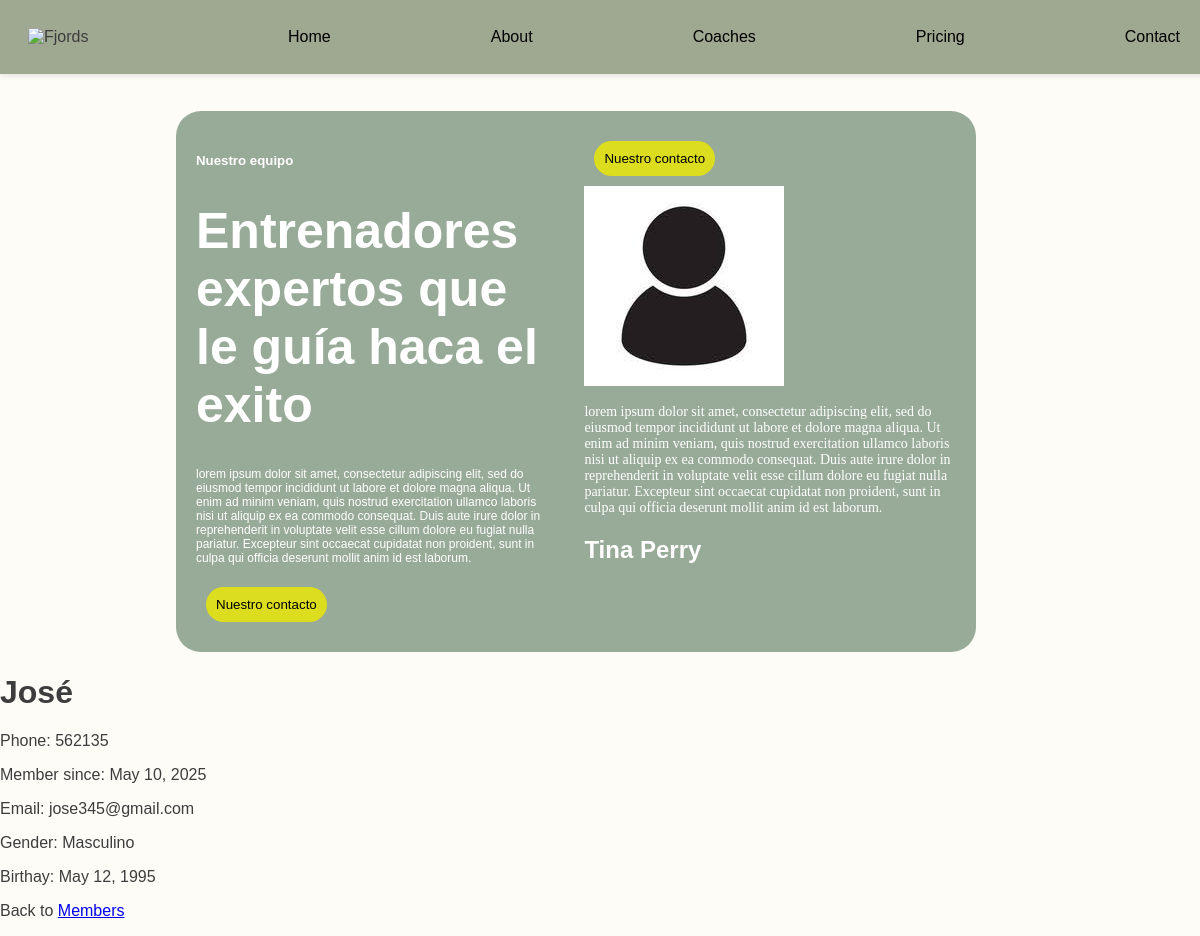
Page /members/details/4 on the committed database.
### members/models.py (models this page shows)
class Member(models.Model):
    firstname = models.CharField(max_length=255)
    lastname = models.CharField(max_length=255)
    phone = models.IntegerField(null=True)
    joined_date = models.DateField(null=True)
    gender = models.CharField(max_length=255, null=True)
    birthay = models.DateField(null=True)
    email = models.EmailField(null=True)

### members/views.py (the view)
# urls.py: path('members/details/<int:id>', views.details, name='details'),
def details(request, id):
    mymember = Member.objects.get(id=id)
    template = loader.get_template('details.html')
    context = {
        'mymember': mymember,
    }
    return HttpResponse(template.render(context, request))

### members/templates/details.html (shortened to what this page needs)
{% extends "master.html"%}
{% block content %}
    <h1>{{ mymember.firstname }} {{ mymember.lastaname }}</h1>
    <p>Phone: {{ mymember.phone}}</p>
    <p>Member since: {{ mymember.joined_date }} </p>
    <p>Email: {{ mymember.email }}</p>
    <p>Gender: {{ mymember.gender }} </p>
    <p>Birthay: {{ mymember.birthay}} </p>
    <p>Back to <a href="/members">Members</</a></p>
{% endblock %}

### members/templates/master.html (style rules this page uses)
:root { --light-cream: #FDFCF7; --sage-green: #9FA890; --mustard-yellow: #E8C547; --text-dark: #3D3D3D; --text-light: #FFFFFF; --nav-dark: #333333; --font-family: 'Montserrat', sans-serif; }
body { background-color: var(--light-cream); font-family: var(--font-family); color: var(--text-dark); margin: 0; padding: 0; width: 96%; }

### rows in the picture
Member: firstname "José", phone "562135", joined_date "May 10, 2025", email "jose345@gmail.com", gender "Masculino", birthay "May 12, 1995"
